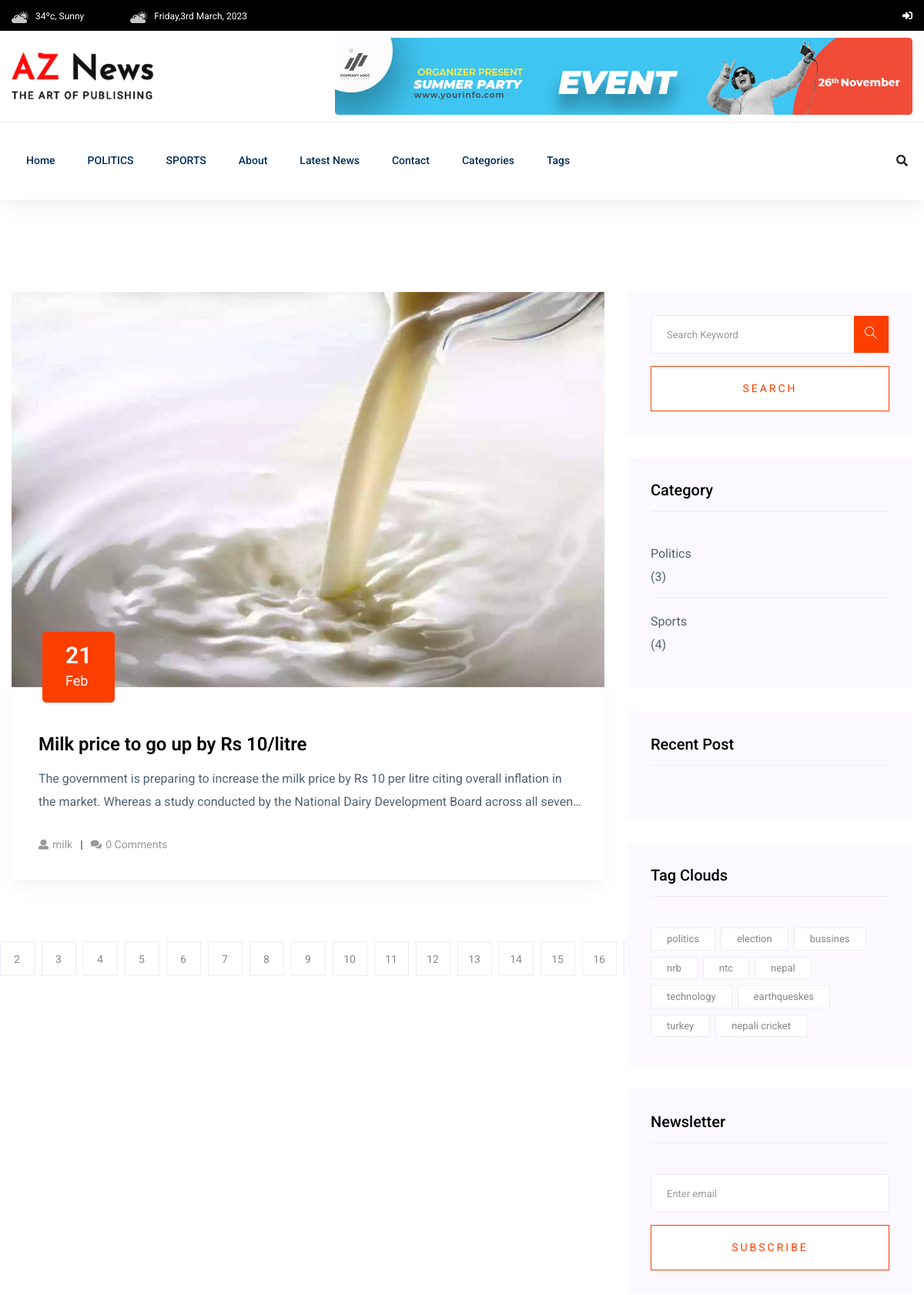
The app's page /post-list (upper part), older data.
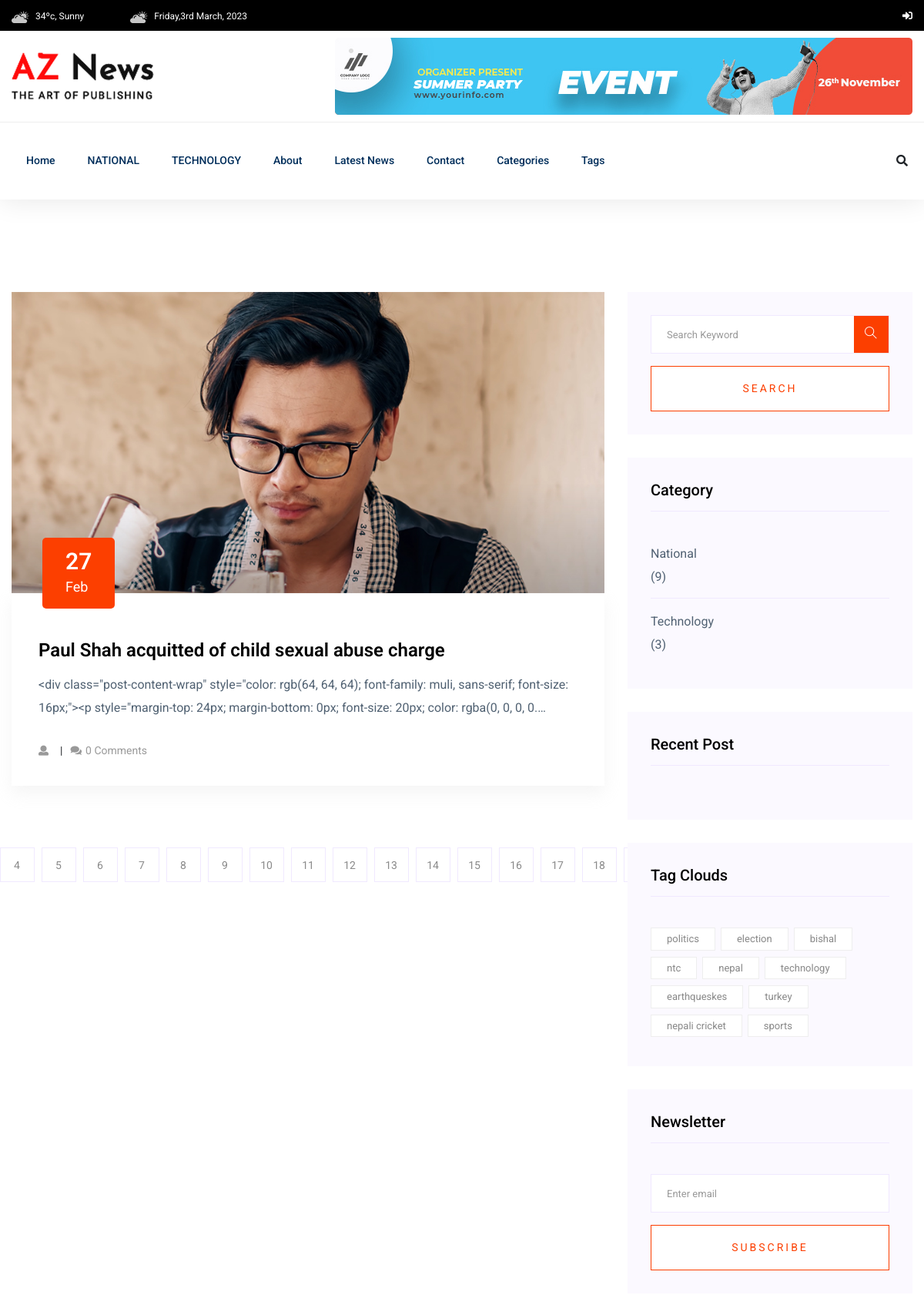
The same page, newer data.
### newspaper_app/models.py (models this page shows, shortened)
class TimeStampModel(models.Model):
    created_at = models.DateTimeField(auto_now_add=True)
    updated_at = models.DateTimeField(auto_now=True)
    class Meta:
        abstract = True # do not create table for this model

class Category(TimeStampModel):
    name = models.CharField(max_length=20)
    def __str__(self):
        return self.name

class Post(TimeStampModel):
    STATUS_CHOICES =[
        ("active", "Active"),
        ("in_active", "Inactive"),
    ]
    title = models.CharField(max_length=250)
    content = models.TextField()
    featured_image = models.ImageField(upload_to="post_images/%Y/%m/%d", blank=False)
    author = models.ForeignKey("auth.User", on_delete=models.CASCADE)
    published_at = models.DateTimeField(null=True, blank=True)
    status =models.CharField(max_length=20, choices=STATUS_CHOICES, default="active")
    views_count = models.PositiveBigIntegerField(default=0)
    category  = models.ForeignKey(Category, on_delete=models.CASCADE)
    tag = models.ManyToManyField(Tag)
    def latest_comments(self):
        comments = Comment.objects.filter(post=self).order_by("created_at")
        return comments

class Tag(TimeStampModel):
    name = models.CharField(max_length=20)
    created_at = models.DateTimeField(auto_now_add=True)
    updated_at = models.DateTimeField(auto_now=True)
    def __str__(self):
        return self.name

### newspaper_app/views.py (the view)
class PostListView(ListView):
    model = Post
    template_name = "aznews/main/list.html"
    context_object_name = "posts"
    queryset = Post.objects.filter(status="active", published_at__isnull=False).order_by("-published_at")
    paginate_by = 1

### templates/aznews/main/list.html
{% extends "aznews/base.html" %}
{% block content %}
    <section class="blog_area section-padding">
        <div class="container">
            <div class="row">
                <div class="col-lg-8 mb-5 mb-lg-0">
                    <div class="blog_left_sidebar">
                        {% for post in posts %}
                        <article class="blog_item">
                            <div class="blog_item_img">
                                <img class="card-img rounded-0" src="{{ post.featured_image.url }}" alt="">
                                <a href="#" class="blog_item_date">
                                    <h3>{{ post.published_at|date:"d" }}</h3>
                                    <p>{{ post.published_at|date:"M" }}</p>
                                </a>
                            </div>
                            <div class="blog_details">
                                <a class="d-inline-block" href="{% url 'post-detail' post.pk %}">
                                    <h2>{{ post.title }}</h2>
                                </a>
                                <p>{{ post.content|truncatechars:200 }}</p>
                                <ul class="blog-info-link">
                                    <li><a href="#"><i class="fa fa-user"></i>{{ post.tag.all|join:"," }}</a></li>
                                    <li><a href="#"><i class="fa fa-comments"></i>{{ post.latest_comments.count }} Comments</a></li>
                                </ul>
                            </div>
                        </article>
                        {% endfor %}
                        {% include "aznews/main/pagination.html" %}
                    </div>
                </div>
                <div class="col-lg-4">
                    <div class="blog_right_sidebar">
                        {% include "aznews/main/detail/right/search.html"%}
                        {% include "aznews/main/detail/right/category.html"%}
                        {% include "aznews/main/detail/right/popular.html"%}
                        {% include "aznews/main/detail/right/tag.html"%}
                        {% include "aznews/main/detail/right/newsletter.html"%}
                    </div>
                </div>
            </div>
        </div>
    </section>
{% endblock content %}

### templates/aznews/header/header.html (shortened to what the changed rows need)
{% load static %}
<header>
   <div class="header-area">
        <div class="main-header ">
           <div class="header-bottom header-sticky">
                <div class="container">
                    <div class="row align-items-center">
                        <div class="col-xl-10 col-lg-10 col-md-12 header-flex">
                            <div class="main-menu d-none d-md-block">
                                <nav>
                                    <ul id="navigation">
                                        {% for top_category in top_categories %}
                                        <li>
                                            <a href="{% url 'post-by-category' top_category.pk %}">{{ top_category.name}}</a>
                                        </li>
                                        {% endfor %}
                                    </ul>
                                </nav>
                            </div>
                        </div>
                    </div>
                </div>
           </div>
        </div>
   </div>
</header>

### templates/aznews/main/detail/right/category.html
<aside class="single_sidebar_widget post_category_widget">
    <h4 class="widget_title">Category</h4>
    <ul class="list cat-list">
      {% for top_category in whats_new_categories  %}
       <li>
          <a href="#" class="">
             <p>{{top_category.name|title}}</p>
             <p>({{ top_category.post_set.count }})</p>
          </a>
       </li>
      {% endfor %}
    </ul>
 </aside>

### templates/aznews/main/detail/right/tag.html
<aside class="single_sidebar_widget tag_cloud_widget">
    <h4 class="widget_title">Tag Clouds</h4>
    <ul class="list">
      {% for tag in tags %}
       <li>
          <a href="#">{{ tag.name }}</a>
       </li>
       {% endfor %}
    </ul>
 </aside>

Row changes from the older to the newer data that the page shows:
removed Category: name "POLITICS", name "Politics", post_set.count "3"
no longer on this page (row unchanged): Category: name "SPORTS", name "Sports", post_set.count "4"
no longer on this page (row unchanged): Post: featured_image (picture), published_at "21", published_at "Feb", title "Milk price to go up by Rs 10/litre", content "The government is preparing to increase the milk price by Rs 10 per litre citing overall inflation in the market. Whereas a study conducted by the National Dairy Development Board across all seven…", tag.all "milk", latest_comments.count "0"
removed Tag: name "bussines"
now on this page (row unchanged): Category: name "NATIONAL", name "National", post_set.count "9"
now on this page (row unchanged): Category: name "TECHNOLOGY", name "Technology", post_set.count "3"
added Post: featured_image (picture), published_at "27", published_at "Feb", title "Paul Shah acquitted of child sexual abuse charge", content "<div class=\"post-content-wrap\" style=\"color: rgb(64, 64, 64); font-family: muli, sans-serif; font-size: 16px;\"><p style=\"margin-top: 24px; margin-bottom: 0px; font-size: 20px; color: rgba(0, 0, 0, 0.…", latest_comments.count "0"
changed Tag: name "nrb" → "bishal"
now on this page (row unchanged): Tag: name "sports"
Text that changed along with them:
new list line: "17"
new list line: "18"
list line gone: "2"
list line gone: "3"
